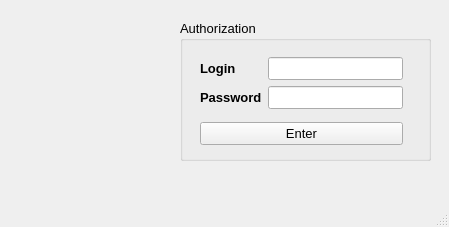
<?xml version="1.0" encoding="UTF-8"?>
<ui version="4.0">
 <class>MainWindow</class>
 <widget class="QMainWindow" name="MainWindow">
  <property name="geometry">
   <rect>
    <x>0</x>
    <y>0</y>
    <width>449</width>
    <height>227</height>
   </rect>
  </property>
  <property name="minimumSize">
   <size>
    <width>245</width>
    <height>200</height>
   </size>
  </property>
  <property name="windowTitle">
   <string>MainWindow</string>
  </property>
  <widget class="QWidget" name="centralwidget">
   <widget class="QGroupBox" name="groupBox">
    <property name="geometry">
     <rect>
      <x>180</x>
      <y>20</y>
      <width>251</width>
      <height>141</height>
     </rect>
    </property>
    <property name="font">
     <font>
      <pointsize>10</pointsize>
     </font>
    </property>
    <property name="title">
     <string>Authorization</string>
    </property>
    <widget class="QWidget" name="">
     <property name="geometry">
      <rect>
       <x>20</x>
       <y>30</y>
       <width>203</width>
       <height>102</height>
      </rect>
     </property>
     <layout class="QGridLayout" name="gridLayout_2">
      <item row="0" column="0">
       <layout class="QGridLayout" name="gridLayout">
        <item row="0" column="0">
         <widget class="QLabel" name="label">
          <property name="font">
           <font>
            <pointsize>10</pointsize>
            <weight>75</weight>
            <bold>true</bold>
           </font>
          </property>
          <property name="text">
           <string>Login</string>
          </property>
         </widget>
        </item>
        <item row="0" column="1">
         <widget class="QLineEdit" name="Login"/>
        </item>
        <item row="1" column="0">
         <widget class="QLabel" name="label_2">
          <property name="font">
           <font>
            <pointsize>10</pointsize>
            <weight>75</weight>
            <bold>true</bold>
           </font>
          </property>
          <property name="text">
           <string>Password</string>
          </property>
         </widget>
        </item>
        <item row="1" column="1">
         <widget class="QLineEdit" name="Pass"/>
        </item>
       </layout>
      </item>
      <item row="1" column="0">
       <widget class="QPushButton" name="pushButton">
        <property name="text">
         <string>Еnter</string>
        </property>
       </widget>
      </item>
     </layout>
    </widget>
   </widget>
   <widget class="QLabel" name="image">
    <property name="geometry">
     <rect>
      <x>20</x>
      <y>20</y>
      <width>131</width>
      <height>141</height>
     </rect>
    </property>
    <property name="text">
     <string/>
    </property>
   </widget>
  </widget>
  <widget class="QStatusBar" name="statusbar"/>
  <widget class="QMenuBar" name="menubar">
   <property name="geometry">
    <rect>
     <x>0</x>
     <y>0</y>
     <width>449</width>
     <height>26</height>
    </rect>
   </property>
  </widget>
 </widget>
 <resources/>
 <connections/>
</ui>
